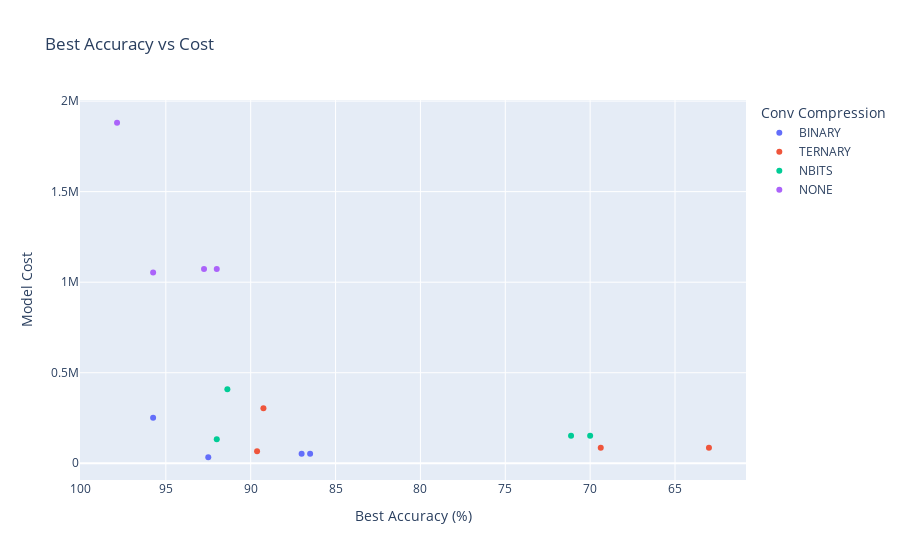

Notebook code for this chart:
### Code cell
import plotly.express as px

fig = px.scatter(
    pd.read_csv("tmp.csv"),
    x="best",
    y="cost",
    color="conv_compression",
    title="Best Accuracy vs Cost",
    hover_data=["conv_activation", "conv_compression"],
    labels={
        "cost": "Model Cost",
        "best": "Best Accuracy (%)",
        "conv_activation": "Conv Activation",
        "conv_compression": "Conv Compression"
    }
)
fig.update_xaxes(autorange="reversed")
fig.show()

### Figure 1 — Plotly figure (JSON) as saved in the notebook; plotly's stock layout.template omitted (floating-point values rounded to 4 significant figures)
{"data": [{"customdata": [["NONE", "BINARY"], ["BINARIZE", "BINARY"], ["BINARIZE_RESTE", "BINARY"], ["RELU", "BINARY"]], "hovertemplate": "Conv Compression=%{customdata[1]}<br>Best Accuracy (%)=%{x}<br>Model Cost=%{y}<br>Conv Activation=%{customdata[0]}<extra></extra>", "legendgroup": "BINARY", "marker": {"color": "#636efa", "symbol": "circle"}, "mode": "markers", "name": "BINARY", "orientation": "v", "showlegend": true, "type": "scatter", "x": [92.5, 87.0, 86.5, 95.75], "xaxis": "x", "y": [33350.0, 53150.0, 53150.0, 251000.0], "yaxis": "y"}, {"customdata": [["NONE", "TERNARY"], ["BINARIZE", "TERNARY"], ["BINARIZE_RESTE", "TERNARY"], ["RELU", "TERNARY"]], "hovertemplate": "Conv Compression=%{customdata[1]}<br>Best Accuracy (%)=%{x}<br>Model Cost=%{y}<br>Conv Activation=%{customdata[0]}<extra></extra>", "legendgroup": "TERNARY", "marker": {"color": "#EF553B", "symbol": "circle"}, "mode": "markers", "name": "TERNARY", "orientation": "v", "showlegend": true, "type": "scatter", "x": [89.62, 69.38, 63.0, 89.25], "xaxis": "x", "y": [66260.0, 86060.0, 86060.0, 303600.0], "yaxis": "y"}, {"customdata": [["NONE", "NBITS"], ["BINARIZE", "NBITS"], ["BINARIZE_RESTE", "NBITS"], ["RELU", "NBITS"]], "hovertemplate": "Conv Compression=%{customdata[1]}<br>Best Accuracy (%)=%{x}<br>Model Cost=%{y}<br>Conv Activation=%{customdata[0]}<extra></extra>", "legendgroup": "NBITS", "marker": {"color": "#00cc96", "symbol": "circle"}, "mode": "markers", "name": "NBITS", "orientation": "v", "showlegend": true, "type": "scatter", "x": [92.0, 71.12, 70.0, 91.38], "xaxis": "x", "y": [132100.0, 151900.0, 151900.0, 408700.0], "yaxis": "y"}, {"customdata": [["NONE", "NONE"], ["BINARIZE", "NONE"], ["BINARIZE_RESTE", "NONE"], ["RELU", "NONE"]], "hovertemplate": "Conv Compression=%{customdata[1]}<br>Best Accuracy (%)=%{x}<br>Model Cost=%{y}<br>Conv Activation=%{customdata[0]}<extra></extra>", "legendgroup": "NONE", "marker": {"color": "#ab63fa", "symbol": "circle"}, "mode": "markers", "name": "NONE", "orientation": "v", "showlegend": true, "type": "scatter", "x": [95.75, 92.0, 92.75, 97.88], "xaxis": "x", "y": [1053000.0, 1073000.0, 1073000.0, 1880000.0], "yaxis": "y"}], "layout": {"legend": {"title": {"text": "Conv Compression"}, "tracegroupgap": 0}, "title": {"text": "Best Accuracy vs Cost"}, "xaxis": {"anchor": "y", "autorange": "reversed", "domain": [0, 1], "title": {"text": "Best Accuracy (%)"}}, "yaxis": {"anchor": "x", "domain": [0, 1], "title": {"text": "Model Cost"}}}}
